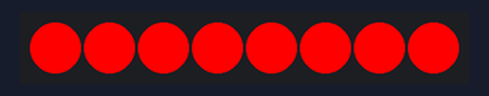
Bench run of a sketch on a simulated ESP8266 (Wemos D1 mini). Shown: 8 RGB LEDs in strip order, left to right.

Above: at 0.15 s.
At 4.5 s:
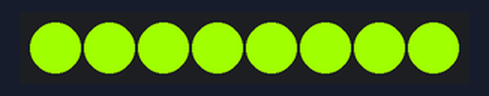
At 8.84 s:
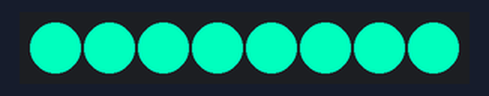
At 17.54 s:
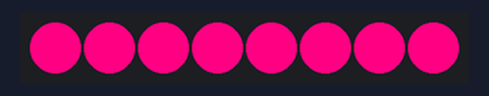
At 26.85 s:
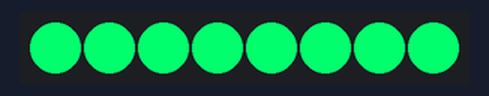
At 39.86 s:
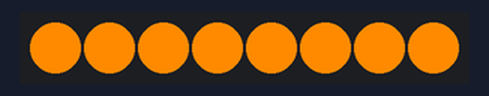
Timing chart, 0 to 40.0 s (numbered marks = the images above):
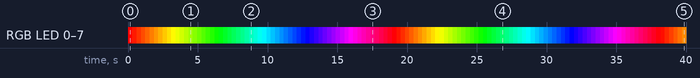

Measured:
- by itself, RGB LED 0–7: off → RGB(255, 0, 0) at 0.00 s, → RGB(255, 25, 0) 0.31 s later, → RGB(255, 50, 0) 0.31 s later, → RGB(255, 75, 0) 0.31 s later, … (129 changes in this stretch)

The sketch:

arc-en-ciel.ino
```cpp
/****************************
** programme : arc en ciel  *********
** Alain Renon                          ************
** créé le 28/04/20172017               ************
** modifié le 14/11/2017                ************
** écrit pour Wemos d1 mini             ************
****************************************************/


int nbLed = 8;

#include <Adafruit_NeoPixel.h>//bibliothèque de gestio des LEDs
#define PIN         D2 //broche data des LEDs


int tranche = 1;
byte R = 0;
byte V = 0;
byte Bl = 0;
int couleur = 0;

Adafruit_NeoPixel strip = Adafruit_NeoPixel(nbLed, PIN, NEO_GRB + NEO_KHZ800);

//********************************************************************
//*************         setup                   **********************
//********************************************************************
void setup()
{
  Serial.begin(9600);

  strip.begin();
  strip.show();//initialisation et extinction des LEDs


}// end setup


//********************************************************************
//*************         loop                   **********************
//********************************************************************

void loop()
{
   arcEnCiel();
}// end loop()


//***********************************************************************
//fonction arc-en-ciel
//statique: toutes les LEDs ont la même couleur
//durée sans insertion de delay() : 3,7 sec
//***********************************************************************
void arcEnCiel()
{
  for (int i = 0; i <= 1530; i++)
  {
    teinte(i);
    affiche(R, V, Bl);
    delay(10);
  }// end for
}// end fonction

//**************************************************************
//**   fonction affiche (LEDs de même couleur) *****************
//**************************************************************
void affiche(int R, int V, int Bl)
{
  for (int i = 0; i < nbLed; i++)
  {
    strip.setPixelColor(i, R, V, Bl);
    strip.show();
  }// end for
}// fin fonction affiche


//**************************************************************
//**   fonction teinte  ****************************************
//**************************************************************
void teinte(int couleur)
//teinte = mixage de couleurs, de 0 (rouge) à 1529 (rouge)
{
  byte pointCouleur = 0;
  byte tranche = (couleur / 255) + 1;
  byte pos = couleur % 255;
  if (tranche % 2)// tranche paire : la couleur de la LED discriminante augmente
  {
    pointCouleur = pos;
  }
  else // tranche impaire : la couleur de la LED discriminante diminue
  {
    pointCouleur = 255 - pos;
  }
  // end if
  switch (tranche) {
    case 1: {
        R = 255;
        V = pointCouleur;
        Bl = 0;
        break;
      }// end case
    case 2: {
        R = pointCouleur;
        V = 255;
        Bl = 0;
        break;
      }// end case
    case 3: {
        R = 0;
        V = 255;
        Bl = pointCouleur;
        break;
      }// end case
    case 4: {
        R = 0;
        V = pointCouleur;
        Bl = 255;
        break;
      }// end case
    case 5: {
        R = pointCouleur;
        V = 0;
        Bl = 255;
        break;
      }// end case
    case 6: {
        R = 255;
        V = 0;
        Bl = pointCouleur;
        break;
      }// end case
  }//end switch
}// end fonction teinte


//**************************************************************
//**   fin du programme          *******************************
//**************************************************************
```
